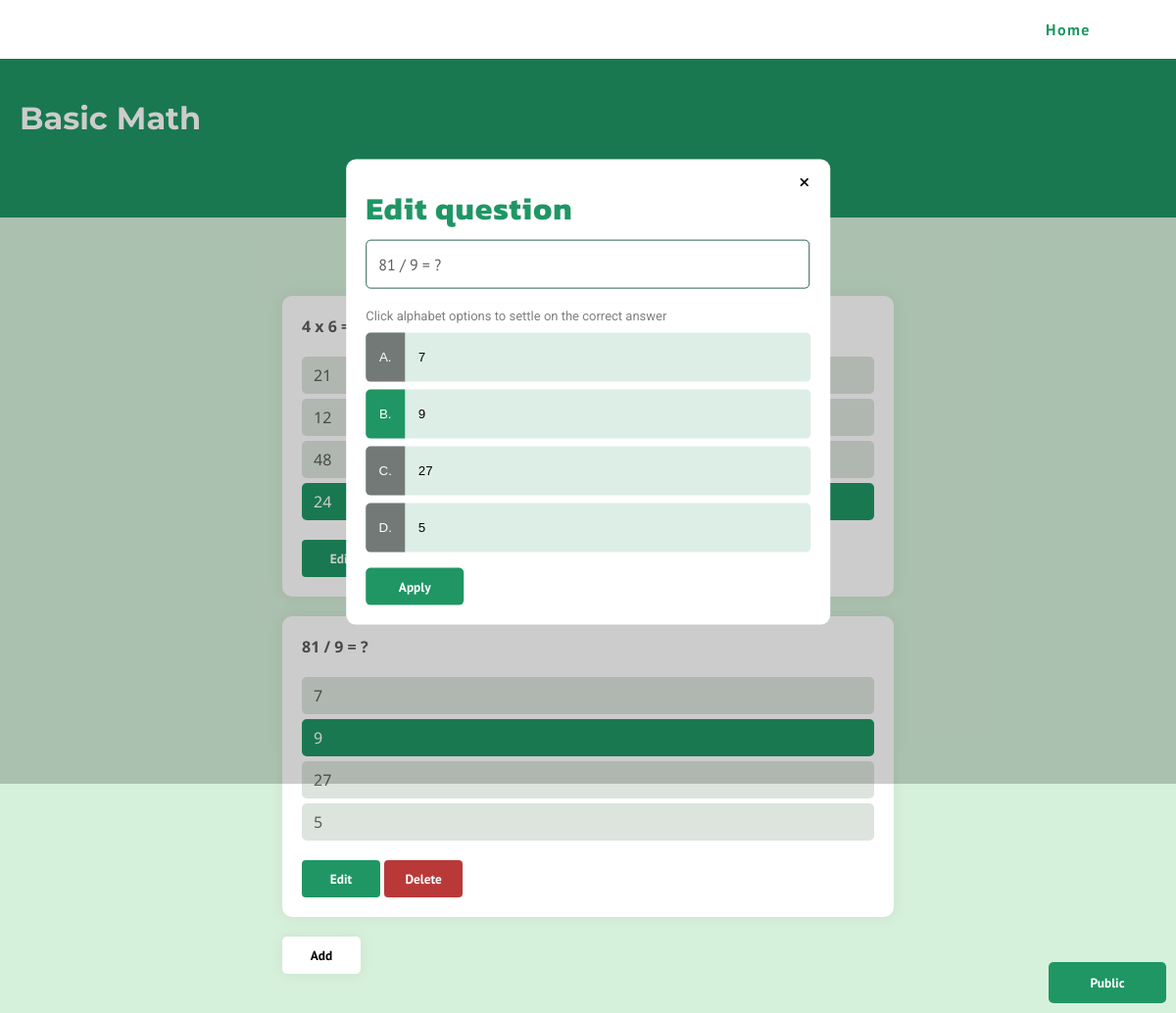
Page /creator/myquiz.php?id=21417&ncode=717171&edit=yes (signed in) on the committed database.
### tables this page shows
CREATE TABLE `gquiz` (
  `id` int(4) NOT NULL,
  `ncode` int(5) NOT NULL,
  `qid` int(6) NOT NULL,
  `gname` varchar(300) NOT NULL,
  `gtime` int(6) NOT NULL,
  `gscore` int(10) NOT NULL,
  `gnum` int(3) NOT NULL,
  `gquest` varchar(255) NOT NULL,
  `opa` varchar(150) NOT NULL,
  `opb` varchar(150) NOT NULL,
  `opc` varchar(150) NOT NULL,
  `opd` varchar(150) NOT NULL,
  `gans` varchar(1) NOT NULL
);

CREATE TABLE `quiz` (
  `id` int(6) NOT NULL,
  `qid` int(6) NOT NULL,
  `author_id` int(6) NOT NULL,
  `name` varchar(64) NOT NULL,
  `option` varchar(20) NOT NULL,
  `type` varchar(20) NOT NULL
);

### creator/myquiz.php (the view, shortened to what this page needs)
<?php
include '../connect.php';
if (isset($_COOKIE['user']) && isset($_GET['id'])) {
    $code = $_GET['id'];
    $data = mysqli_query($connection, "SELECT * FROM `gquiz` WHERE `qid` = $code ORDER BY `gnum`");
}
?>
<!DOCTYPE html>
<html lang="en">
<head>
    <link rel="stylesheet" href="../assets/styles/main.css">
    <link rel="stylesheet" href="../assets/styles/creator-quiz-page.css">
</head>
<body>
    <div class="main-nav">
        <div class="nav-menu">
            <div class="nav-row"><a href="../"><button>Home</button></a></div>
        </div>
    </div>
    <?php
    if (isset($_GET['add'])) {
    ?>
    <div class="add-popup">
        <div class="add-box">
            <div class="ab-close-btn"><a href="./myquiz.php?id=<?php echo $code; ?>"><button><i class="fa-solid fa-xmark"></i></button></a></div>
            <h1 class="adf-title">Add new question</h1>
            <form action="./quiz-data.php" method="post" class="add-form">
                <div class="adf-inp"><input type="text" name="qname" id="name" placeholder="Type your question here..."></div>
                <div class="adf-desc">Click alphabet options to settle on the correct answer</div>
                <div class="qoptions">
                    <div class="opt-row"><div class="opt-alp"><button type="button">A. </button></div><div class="adf-opt"><input type="text" name="opt1" id="" placeholder="Type on answer option here..."></div></div>
                    <div class="opt-row"><div class="opt-alp"><button type="button">B. </button></div><div class="adf-opt"><input type="text" name="opt2" id="" placeholder="Type on answer option here..."></div></div>
                    <div class="opt-row"><div class="opt-alp"><button type="button">C. </button></div><div class="adf-opt"><input type="text" name="opt3" id="" placeholder="Type on answer option here..."></div></div>
                    <div class="opt-row"><div class="opt-alp"><button type="button">D. </button></div><div class="adf-opt"><input type="text" name="opt4" id="" placeholder="Type on answer option here..."></div></div>
                </div>
                <div class="adf-warn"><?php if (isset($_GET['answer']) && $_GET['answer'] == "null") {
                    echo "please choose one answer"; } ?></div>
                <input id="addanswer" type="hidden" name="gans" value="">
                <input type="hidden" name="id" value="<?php echo $code; ?>">
                <div class="adf-button"><button type="submit" name="added" value="true">Add</button></div>
            </form>
        </div>
    </div>
    <?php
    }
    else if (isset($_GET['edit'])) {
        $ncode = $_GET['ncode'];
        $current_quiz = mysqli_fetch_array(mysqli_query($connection, "SELECT * FROM `gquiz` WHERE `ncode` = $ncode"));
    ?>
    <div class="add-popup">
        <div class="add-box">
            <div class="ab-close-btn"><a href="./myquiz.php?id=<?php echo $code; ?>"><button><i class="fa-solid fa-xmark"></i></button></a></div>
            <h1 class="adf-title">Edit question</h1>
            <form action="./quiz-data.php" method="post" class="add-form">
                <div class="adf-inp"><input type="text" name="qname" id="name" placeholder="Type your question here..." value="<?php echo $current_quiz['gname']; ?>"></div>
                <div class="adf-desc">Click alphabet options to settle on the correct answer</div>
                <div class="qoptions">
                    <div class="opt-row"><div class="opt-alp"><button type="button">A. </button></div><div class="adf-opt"><input type="text" name="opt1" id="" value="<?php echo $current_quiz['opa']; ?>" placeholder="Type on answer option here..."></div></div>
                    <div class="opt-row"><div class="opt-alp"><button type="button">B. </button></div><div class="adf-opt"><input type="text" name="opt2" id="" value="<?php echo $current_quiz['opb']; ?>" placeholder="Type on answer option here..."></div></div>
                    <div class="opt-row"><div class="opt-alp"><button type="button">C. </button></div><div class="adf-opt"><input type="text" name="opt3" id="" value="<?php echo $current_quiz['opc']; ?>" placeholder="Type on answer option here..."></div></div>
                    <div class="opt-row"><div class="opt-alp"><button type="button">D. </button></div><div class="adf-opt"><input type="text" name="opt4" id="" value="<?php echo $current_quiz['opd']; ?>" placeholder="Type on answer option here..."></div></div>
                </div>
                <div class="adf-button"><button type="submit" name="edited" value="true">Apply</button></div>
            </form>
        </div>
    </div>
    <?php
    }
    ?>
    <div class="quiz-title">
        <h1><?php echo mysqli_fetch_array(mysqli_query($connection, "SELECT `name` FROM `quiz` WHERE `qid` = $code"))[0]; ?></h1>
    </div>
    <div class="main-quiz">
        <div class="q-rows">
        <?php
        while ($qrows = mysqli_fetch_array($data)) {
            ?>
            <div class="q-row" gnum="<?php echo $qrows['gnum'] ?>">
                <div class="qname"><?php echo $qrows['gquest']; ?></div>
                <div class="q-opt">
                    <div class="q-opt-row anss-<?php echo $qrows['gnum'] ?>"><?php echo $qrows['opa'] ?></div>
                    <div class="q-opt-row anss-<?php echo $qrows['gnum'] ?>"><?php echo $qrows['opb'] ?></div>
                    <div class="q-opt-row anss-<?php echo $qrows['gnum'] ?>"><?php echo $qrows['opc'] ?></div>
                    <div class="q-opt-row anss-<?php echo $qrows['gnum'] ?>"><?php echo $qrows['opd'] ?></div>
                </div>
                <div class="q-ed">
                    <div class="q-edit-btn">
                        <a href="?id=<?php echo $code; ?>&ncode=<?php echo $qrows['ncode']; ?>&edit=yes"><button>Edit</button></a></div>
                    <div class="q-del-btn">
                        <a href="?id=<?php echo $code; ?>&ncode=<?php echo $qrows['ncode']; ?>&del=false"><button>Delete</button></a>
                    </div>
                </div>
            </div>
            <?php
        }
        ?>
        </div>
        <div class="add-btn"><a href="?add=yes&id=<?php echo $code; ?>"><button id="add-btn">Add</button></a></div>
    </div>
    <div class="propos-btns">
        <button>Public</button>
    </div>
</body>
</html>

### assets/styles/main.css (style rules this page uses)
body { margin: 0 auto; font-family: sans-serif; }
button { cursor: pointer; }

### assets/styles/creator-quiz-page.css (style rules this page uses)
body { background-color: rgb(214, 241, 219) }
.main-nav { background-color: white; position: fixed; width: 100vw; height: 60px; top: 0; z-index: 10; }
.nav-menu { top: 50%; transform: translateY(-50%); right: 40px; position: absolute; }
.nav-row button { border: none; padding: 10px; width: 140px; border-radius: 5px; color: #209665; background: transparent; font-family: 'PT Sans'; font-weight: bold; font-size: medium; letter-spacing: 1.5px; }
.add-popup { position: fixed; background-color: rgba(0, 0, 0, 0.2); z-index: 4; width: 100vw; height: 100vh; }
.add-box { background-color: white; position: absolute; width: 12cm; padding: 20px; top: 50%; left: 50%; transform: translate(-50%, -50%); border-radius: 10px; }
.ab-close-btn i { width: 100%; height: 100%; }
.ab-close-btn button { background: none; border: none; position: absolute; top: 15px; right: 15px; }
.adf-title { font-family: 'Kanit'; font-weight: 700; letter-spacing: 1px; color: #209665; line-height: .5cm; }
.adf-desc { margin-top: 20px; font-family: 'Roboto'; font-size: small; color: grey; }
.adf-inp input { padding: 14px 12px; font-family: 'PT Sans'; font-size: medium; width: 11.3cm; border: 1px solid #2c634b; border-radius: 5px; color: #5a5f5d; }
.qoptions { margin-top: 10px; }
.qoptions > .opt-row { background-color: #ddeee7; padding: 10px; margin: 8px 0; position: relative; height: 30px; border-radius: 5px; }
.qoptions > .opt-row > * { display: inline-block; }
.opt-row .adf-opt, .opt-row .opt-alp { position: absolute; top: 50%; transform: translateY(-50%); }
.opt-row .adf-opt { right: 20px; }
.opt-row .opt-alp { left: 0px; }
.opt-row .opt-alp > button { background-color: #737976; color: white; border: none; border-radius: 5px 0 0 5px; height: 50px; width: 40px; }
.opt-row .adf-opt > input { margin-left: 10px; width: 10cm; height: 25px; border: none; background: none; }
.adf-button button { padding: 10px; border: none; background-color: #209665; margin-top: 8px; width: 100px; color: white; font-family: 'PT sans'; font-weight: bold; border-radius: 5px; }
.quiz-title { padding: 80px 20px 60px 20px; background: #209665; color: white; position: relative; font-family: 'Montserrat'; }
.main-quiz { margin: 0 24%; padding-bottom: 40px; color: rgb(92, 92, 92); }
.q-rows { margin-top: 80px; }
.q-row { background-color: white; margin: 20px 0; padding: 20px; border-radius: 10px; font-family: 'Noto sans'; box-shadow: 0 0 14px 1px #cce2d0; }
.qname { margin-bottom: 20px; font-weight: bold; }
.q-opt { margin-bottom: 20px; }
.q-opt-row { background-color: rgb(220, 228, 221); padding: 8px 12px; border-radius: 5px; margin-bottom: 5px; }
.q-ed > div { display: inline-block; }
.q-ed button { padding: 10px; background-color: #209665; color: white; width: 80px; font-family: 'PT sans'; font-weight: bold; border: none; border-radius: 4px; }
.q-ed div:last-child button { background-color: #b93939; }
.add-btn button { background-color: white; border: none; padding: 10px; border-radius: 5px; font-family: 'PT sans'; font-weight: bold; width: 80px; box-shadow: 0 0 14px 1px #cce2d0; }
.propos-btns { display: inline-block; text-align: right; position: fixed; bottom: 10px; right: 10px; }
.propos-btns button { border: none; border-radius: 5px; background-color: #209665; color: white; font-family: 'pt sans'; font-weight: bold; padding: 12px; width: 120px; }

### rows in the picture
gquiz: qname "81 / 9 = ?", opt1 "7", opt2 "9", opt3 "27", opt4 "5", gquest "81 / 9 = ?", opa "7", opb "9", opc "27", opd "5"
quiz: name "Basic Math"
gquiz: gquest "4 x 6 = ?", opa "21", opb "12", opc "48", opd "24"
